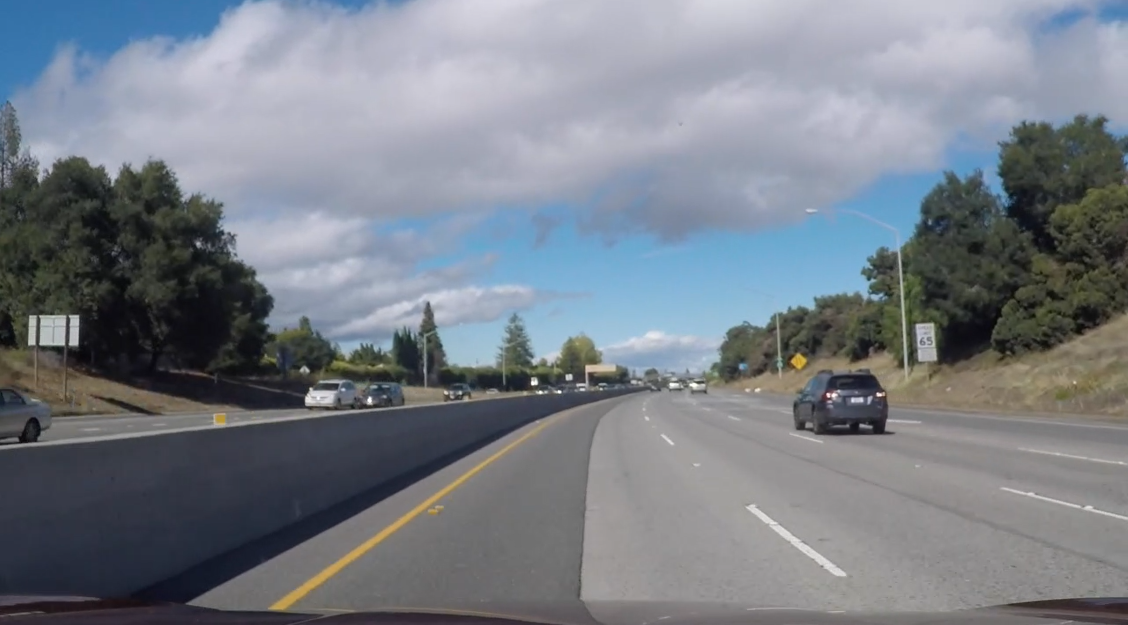
#> input picture Screenshot.png, 2256 x 1249 px (shown at 1/2 size)
$ jupyter execute --allow-errors recap.ipynb   (shell and % lines are left out)   (older library calls are emulated)
#> lines starting #> are read from the running program, lines starting #| are printed output that depends on the picture
[cell 1]
import numpy as np
import matplotlib.image as mpimg
import matplotlib.pyplot as plt
import cv2
import glob as glob

def calibrate_camera():
    imgs = glob.glob('./camera_cal/*.jpg')
    objpoints = []
    imgpoints = []
    for img in imgs:
        img = cv2.imread(img)
        objp = np.zeros((6*9, 3), np.float32)
        objp[:,:2] = np.mgrid[0:9,0:6].T.reshape(-1,2)

        gray = cv2.cvtColor(img, cv2.COLOR_BGR2GRAY)
        ret, corners = cv2.findChessboardCorners(gray, (9, 6), None)

        if ret == True:
            imgpoints.append(corners)
            objpoints.append(objp)
    return cv2.calibrateCamera(objpoints, imgpoints, gray.shape[::-1], None, None)

#> (the rest of this cell did not finish here and is left out)

[cell 2]
def distortion_correction(img):
    return cv2.undistort(img, mtx, dist, None, mtx)

# [18 lines left out: functions abs_sobel_thresh, hls_select, not called in this run]

[cell 3]
# [79 lines left out: function find_lane_pixels, not called in this run]

[cell 4]
# [17 lines left out: function warp, not called in this run]

[cell 5]
# [17 lines left out: function unwarp, not called in this run]

[cell 6]
# [21 lines left out: function measure_curvature, not called in this run]

[cell 7]
# [12 lines left out: function mag_thresh, not called in this run]

[cell 8]
# Import everything needed to edit/save/watch video clips
from moviepy.editor import VideoFileClip
from IPython.display import HTML

[cell 9]
white_output = 'test.mp4'
#> (the rest of this cell did not finish here and is left out)

[cell 10]
HTML("""
<video width="960" height="540" controls>
  <source src="{0}">
</video>
""".format(white_output))

[cell 11]
image = cv2.imread('Screenshot.png')
#> image is the input picture: shape (1249, 2256, 3); mean B, G, R 135, 126.4, 120.2
image = cv2.resize(image, (1280, 720), interpolation = cv2.INTER_AREA)
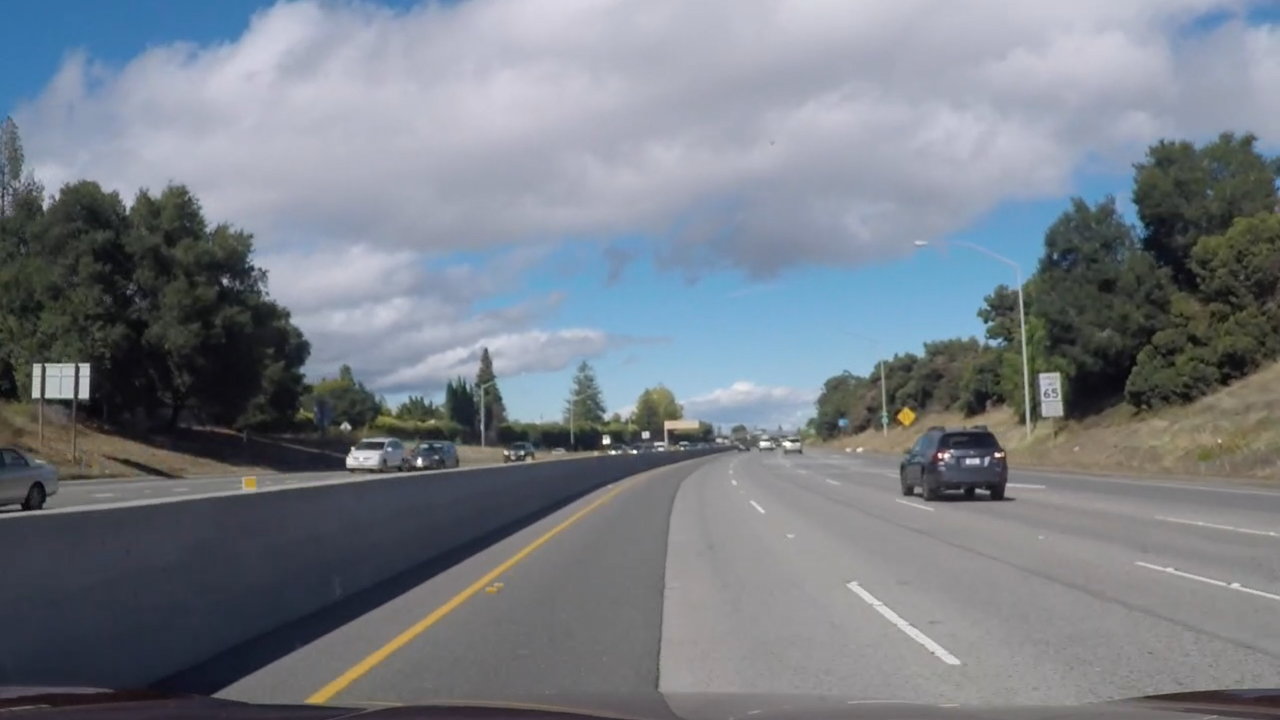
#> image: shape (720, 1280, 3); mean B, G, R 135, 126.4, 120.2
#> (the rest of this cell did not finish here and is left out)
